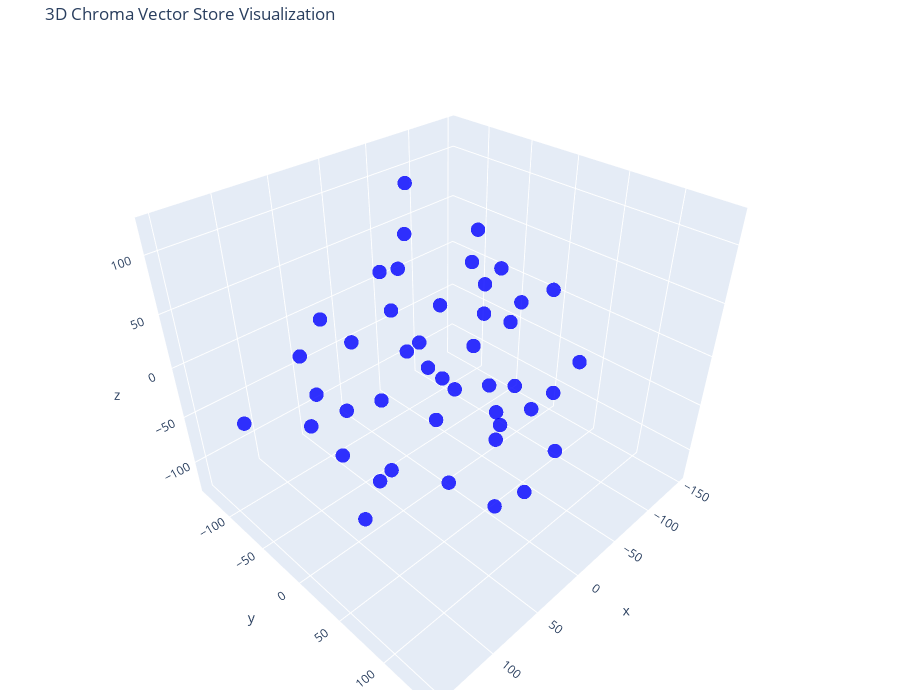

The notebook cell this image was saved under:
### Code cell
# Let's try 3D!

tsne = TSNE(n_components=3, perplexity=5, random_state=42)
reduced_vectors = tsne.fit_transform(vectors)

# Create the 3D scatter plot
fig = go.Figure(data=[go.Scatter3d(
    x=reduced_vectors[:, 0],
    y=reduced_vectors[:, 1],
    z=reduced_vectors[:, 2],
    mode='markers',
    marker=dict(size=5, color=colors, opacity=0.8),
    text=[f"Type: {t}<br>Text: {d[:100]}..." for t, d in zip(doc_types, documents)],
    hoverinfo='text'
)])

fig.update_layout(
    title='3D Chroma Vector Store Visualization',
    scene=dict(xaxis_title='x', yaxis_title='y', zaxis_title='z'),
    width=900,
    height=700,
    margin=dict(r=20, b=10, l=10, t=40)
)

fig.show()

### Figure 1 — Plotly figure (JSON) as saved in the notebook; plotly's stock layout.template omitted (floating-point values rounded to 4 significant figures)
{"data": [{"hoverinfo": "text", "marker": {"color": ["blue", "blue", "blue", "blue", "blue", "blue", "blue", "blue", "blue", "blue", "blue", "blue", "blue", "blue", "blue", "blue", "blue", "blue", "blue", "blue", "blue", "blue", "blue", "blue", "blue", "blue", "blue", "blue", "blue", "blue", "blue", "blue", "blue", "blue", "blue", "blue", "blue", "blue", "blue", "blue", "blue", "blue", "blue", "blue", "blue"], "opacity": 0.8, "size": 5}, "mode": "markers", "text": ["Type: Hungarian<br>Text: ---\ntitle: \"Kereszttábla-elemzés, korrespondencia elemzés\"\nauthor: \"Kosztyán Zsolt Tibor\"\noutput:\n  ...", "Type: Hungarian<br>Text: Munkamenet\n1. Szükséges függvénykönyvtárak beolvasása\n2. Adatok beolvasása\n3. Kereszttábla elemzése\n...", "Type: Hungarian<br>Text: # Adatok beolvasása\n\nInterneten elérhető adatok közvetlenül is elérhetők nem kell őket előzetesen le...", "Type: Hungarian<br>Text: $$\nf^*_{ij}=\\frac{\\sum_{j:=1}^cf_{ij}\\cdot\\sum_{i:=0}^rf_{ij}}{\\sum_{i:=1}^r\\sum_{j:=1}^cf_{ij}}\n$$\n...", "Type: Hungarian<br>Text: A viszonyítési mérőszámok, vagy más néven asszociatív együtthatók, a $\\chi^2$ mutató 0-1-re normált ...", "Type: Hungarian<br>Text: ## Kereszttábla kiíratása\n```{r,warning=FALSE,message=FALSE}\n# Alkalmazott paraméterek:\n# Adatmátrix...", "Type: Hungarian<br>Text: ## Eredmények kirajzolása\n```{r,warning=FALSE,message=FALSE,fig.width=10,fig.height=7}\nassoc(as.matr...", "Type: Hungarian<br>Text: ---\ntitle: \"Multivariate Analysis - Simple Regression Analysis\"\nauthor: \"Zsolt T. Kosztyan\"\noutput:\n...", "Type: Hungarian<br>Text: # Loading necessary function libraries\n\n```{r,warning=FALSE,message=FALSE}\nlibrary(readxl) # Reading...", "Type: Hungarian<br>Text: # Simple regression analysis\n\nDuring the bivariate (simple) linear regression analysis, the followin...", "Type: Hungarian<br>Text: The linear regression can be performed by the function **lm**.\n\n## Calculate liner regression model\n...", "Type: Hungarian<br>Text: If the *p*-value is greater than 0.05, the hypothesis $H_0$ cannot be rejected; therefore, we should...", "Type: Hungarian<br>Text: $$\nH_{0,1}: \\beta_1=0\\\\\nH_{0,2}: \\beta_2=0\\\\\n...\\\\\nH_{0,n}: \\beta_n=0\n$$\n\nNote that in this case we ...", "Type: Hungarian<br>Text: $$\nR^2=1-\\frac{\\sum_{i:=1}^N(y_i-\\hat{y}_i)^2}{\\sum_{i:=1}^N(y_i-\\overline{y})^2}\\\\\n\\overline{R}^2=1...", "Type: Hungarian<br>Text: However, it is important to note that the result can only be accepted if the regression conditions (...", "Type: Hungarian<br>Text: Therefore, in cross-sectional analysis, the requirements to be dealt with primarily is the fulfillme...", "Type: Hungarian<br>Text: ---\ntitle: \"Variancia-elemzés, Post-Hoc elemzések\"\nauthor: \"Kosztyán Zsolt Tibor\"\noutput:\n  html_doc...", "Type: Hungarian<br>Text: Fontos megkülönböztetni a mérési skálákat, mert ez befolyásolja, hogy milyen többváltozós módszereke...", "Type: Hungarian<br>Text: # Szükséges függvénykönyvtárak beolvasása\n\nÁltalában egy-egy problémára, feladatra (pl. SPSS (SAV) á...", "Type: Hungarian<br>Text: ```{r,warning=FALSE,message=FALSE}\n\nurl <-\"http://kmt.gtk.uni-pannon.hu/kzst/oktatas/km/examples/HUN...", "Type: Hungarian<br>Text: **fojov**, *Főállásból származó havi nettó jövedelem (1000 Ft-ban, 1991-es adat)*, arány skála (érte...", "Type: Hungarian<br>Text: # Varianciaelemzés elvégézse\n\nA variancia-elemzés akkor alkalmazható, ha\n\n1. A magyarázó változók (h...", "Type: Hungarian<br>Text: *A feladat során azt vizsgáljuk, hogy a kategorikus változók (teltip,neme,fogl4) közül melyek hatnak...", "Type: Hungarian<br>Text: ## Fő hatások meghatározása, elemzése\n```{r,warning=FALSE,message=FALSE}\nfit_main <- aov(fojov~telti...", "Type: Hungarian<br>Text: ```{r,warning=FALSE,message=FALSE}\nboxplot(fojov~teltip,data)\nboxplot(fojov~neme,data)\nboxplot(fojov...", "Type: Hungarian<br>Text: ```{r,warning=FALSE,message=FALSE}\nhist(data$fojov)\nshapiro.test(data$fojov) # Normalitás vizsgálata...", "Type: Hungarian<br>Text: ## Együttes hatások (interakció) meghatározása, elemzése\n\nAz interakció vizsgálata során a különböző...", "Type: Hungarian<br>Text: **Vigyázat!** *A csoportokban, vagy csoportkombinációkban legyen mindig legalább 30 elem, mert ez al...", "Type: Hungarian<br>Text: ## Páronkénti összehasonlítás\n\nFontos megjegyezni, hogy mivel a nem esetében csak két kategoriát has...", "Type: Hungarian<br>Text: ### Páronkénti összehasonlítás - homogenitás teljesülése esetén:\n\nEgy variancia elemzés után a legeg...", "Type: Hungarian<br>Text: ```{r,warning=FALSE,message=FALSE}\nTukeyHSD(fit_main)\n```\n\nAz eredmények alapján 5%-os szignifikanci...", "Type: Hungarian<br>Text: Ezt általános esetben, több csoportot összehasonlítva, a Bartlett próbával lehet elvégezni (a 2 mint...", "Type: Hungarian<br>Text: ```{r,warning=FALSE,message=FALSE}\n# Opcionális beállítások:\n# pool.sd = FALSE (nem feltételezünk az...", "Type: Hungarian<br>Text: **Az összegzés előtt fontos tanulság, hogy ha a módszerek alkalmazási feltételei nem telesülnek, akk...", "Type: Hungarian<br>Text: **Összefoglalás:** Az adattáblában 3 kategórikus, magyarázó (nem, település típusa, foglalkoztatás t...", "Type: Hungarian<br>Text: **Házi feladat:** Láthattuk, hogy a variancia-elemzés során nem teljesültek a normalitás feltételei....", "Type: Hungarian<br>Text: ---\ntitle: \"Többváltozós elemzések - kétváltozós regresszió-elemzés\"\nauthor: \"Kosztyán Zsolt Tibor\"\n...", "Type: Hungarian<br>Text: 1. Szükséges függvénykönyvtárak betöltése\n2. Adatok betöltése\n3. Regresszióelemzés elvégzése\n  + Mod...", "Type: Hungarian<br>Text: url <-\"http://kmt.gtk.uni-pannon.hu/kzst/oktatas/km/examples/HUN/xy.xlsx\"\nf<-tempfile()\ndownload.fil...", "Type: Hungarian<br>Text: A regresszió-elemzés értékelésekor három tényezőt vizsgálunk:\n\n1. Modell-szignifikancia teljesülését...", "Type: Hungarian<br>Text: 1. A modell-szignfikianciánál általános esetben a következő $H_0$ hipotézist vizsgáljuk F-próbával:\n...", "Type: Hungarian<br>Text: $$\nH_{0,1}: \\beta_1=0\\\\\nH_{0,2}: \\beta_2=0\\\\\n...\\\\\nH_{0,n}: \\beta_n=0\n$$\n\nVegyük észre, hogy ebben a...", "Type: Hungarian<br>Text: $$\nR^2=1-\\frac{\\sum_{i:=1}^N(y_i-\\hat{y}_i)^2}{\\sum_{i:=1}^N(y_i-\\overline{y})^2}\\\\\n\\overline{R}^2=1...", "Type: Hungarian<br>Text: Fontos ugyanakkor megjegyezni, hogy az eredmény csak akkor fogadható el, ha a regresszió feltételei ...", "Type: Hungarian<br>Text: (4) ha $x$ nem valószínűségi változó, pl. nem mérés eredménye, illetve ha a kapcsolat lineáris, akko..."], "type": "scatter3d", "x": [-27.66, 22.11, 92.9, 29.82, -147.8, 88.85, 45.32, -82.72, 84.92, 28.46, -47.92, 105.4, 31.78, 77.42, 138.5, -60.9, 37.86, -1.44, 26.36, 130.6, 1.926, -49.19, -0.333, -70.78, -105.9, 6.759, -35.65, -81.41, 47.87, 151.0, -48.54, -82.42, -32.15, -17.04, -18.84, 7.361, 48.53, 44.44, 107.4, -81.36, 6.212, -23.91, 69.15, -61.31, -80.87], "y": [-71.89, 75.68, -10.15, -11.42, -70.21, -2.913, -9.846, -136.2, 14.12, -39.21, -10.85, 109.6, -121.4, -89.17, -85.16, -83.5, 141.4, 56.68, 55.54, -1.945, -8.145, 34.36, -2.726, -22.08, -20.68, -67.2, 104.0, -47.54, 100.4, 79.44, -53.92, 50.59, -89.38, -47.73, 32.33, 47.53, 127.2, 55.01, -0.3021, 41.87, -75.07, 72.3, -84.07, 10.52, 10.37], "z": [121.5, 2.286, -4.857, 17.72, 0.7873, 58.0, 62.21, 36.78, -65.85, -126.3, 95.11, 11.15, -0.5741, -1.724, -34.46, -79.73, 15.65, -49.98, 52.98, 6.996, -65.11, -33.31, -19.35, 3.946, -19.68, 57.3, 32.42, 40.8, -58.01, -10.55, 8.349, -49.8, 37.05, -13.06, -17.79, 91.94, 48.94, 24.1, -34.01, 49.27, -78.36, -112.6, -42.57, -96.82, 24.74]}], "layout": {"height": 700, "margin": {"b": 10, "l": 10, "r": 20, "t": 40}, "scene": {"xaxis": {"title": {"text": "x"}}, "yaxis": {"title": {"text": "y"}}, "zaxis": {"title": {"text": "z"}}}, "title": {"text": "3D Chroma Vector Store Visualization"}, "width": 900}}
